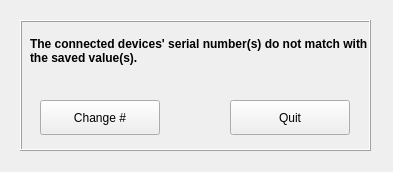
<?xml version="1.0" encoding="UTF-8"?>
<ui version="4.0">
 <class>Form</class>
 <widget class="QWidget" name="Form">
  <property name="geometry">
   <rect>
    <x>0</x>
    <y>0</y>
    <width>393</width>
    <height>172</height>
   </rect>
  </property>
  <property name="windowTitle">
   <string>Form</string>
  </property>
  <widget class="QFrame" name="frame">
   <property name="geometry">
    <rect>
     <x>20</x>
     <y>20</y>
     <width>351</width>
     <height>131</height>
    </rect>
   </property>
   <property name="frameShape">
    <enum>QFrame::Box</enum>
   </property>
   <property name="frameShadow">
    <enum>QFrame::Raised</enum>
   </property>
   <widget class="QLabel" name="label">
    <property name="geometry">
     <rect>
      <x>10</x>
      <y>0</y>
      <width>341</width>
      <height>61</height>
     </rect>
    </property>
    <property name="font">
     <font>
      <weight>75</weight>
      <bold>true</bold>
     </font>
    </property>
    <property name="text">
     <string>The connected devices' serial number(s) do not match with the saved value(s).</string>
    </property>
    <property name="wordWrap">
     <bool>true</bool>
    </property>
   </widget>
   <widget class="QPushButton" name="changeButton">
    <property name="geometry">
     <rect>
      <x>20</x>
      <y>80</y>
      <width>120</width>
      <height>35</height>
     </rect>
    </property>
    <property name="text">
     <string>Change #</string>
    </property>
   </widget>
   <widget class="QPushButton" name="quitButton">
    <property name="geometry">
     <rect>
      <x>210</x>
      <y>80</y>
      <width>120</width>
      <height>35</height>
     </rect>
    </property>
    <property name="text">
     <string>Quit</string>
    </property>
   </widget>
  </widget>
 </widget>
 <resources/>
 <connections/>
</ui>
